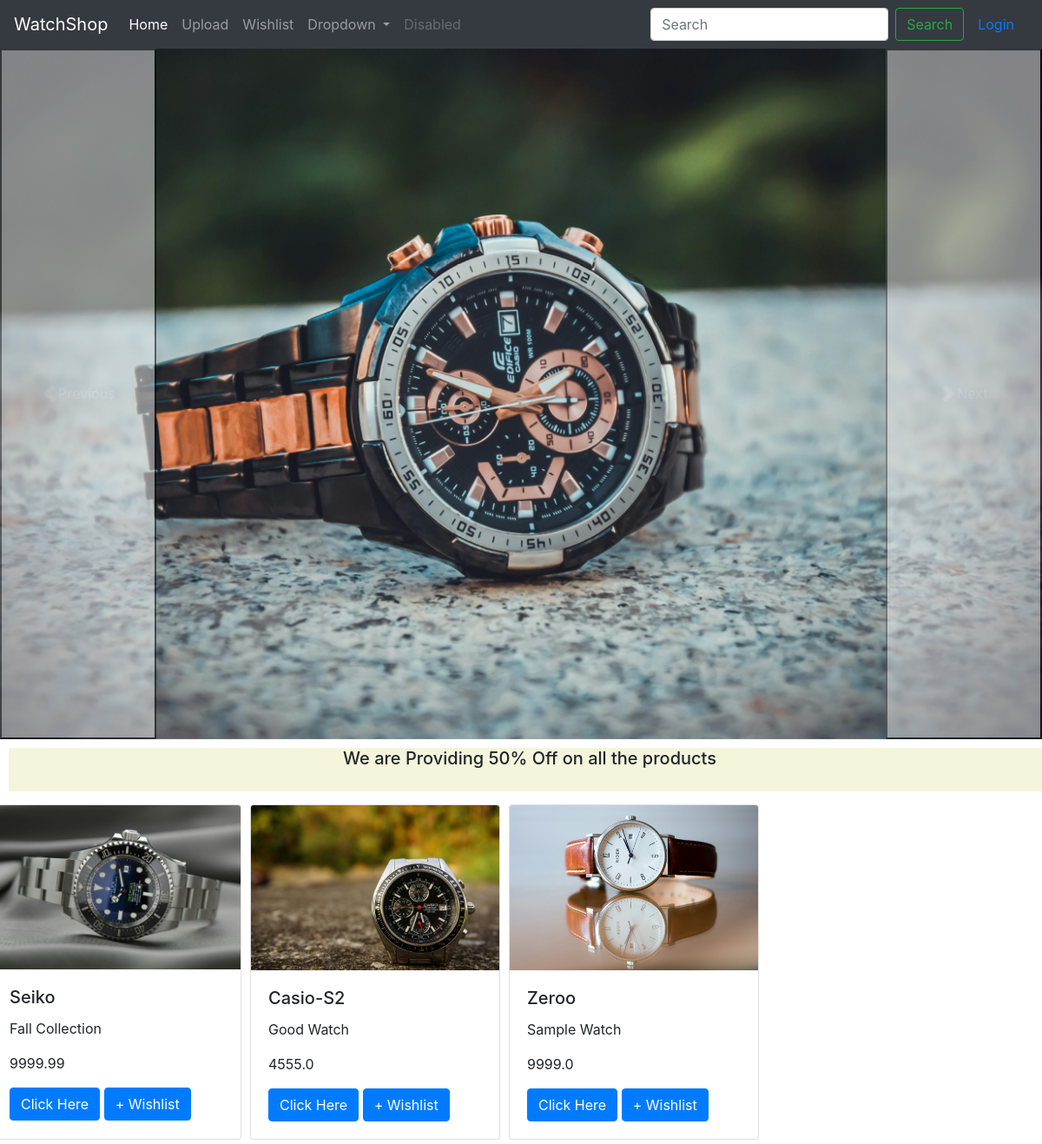
The app's page /, older data.
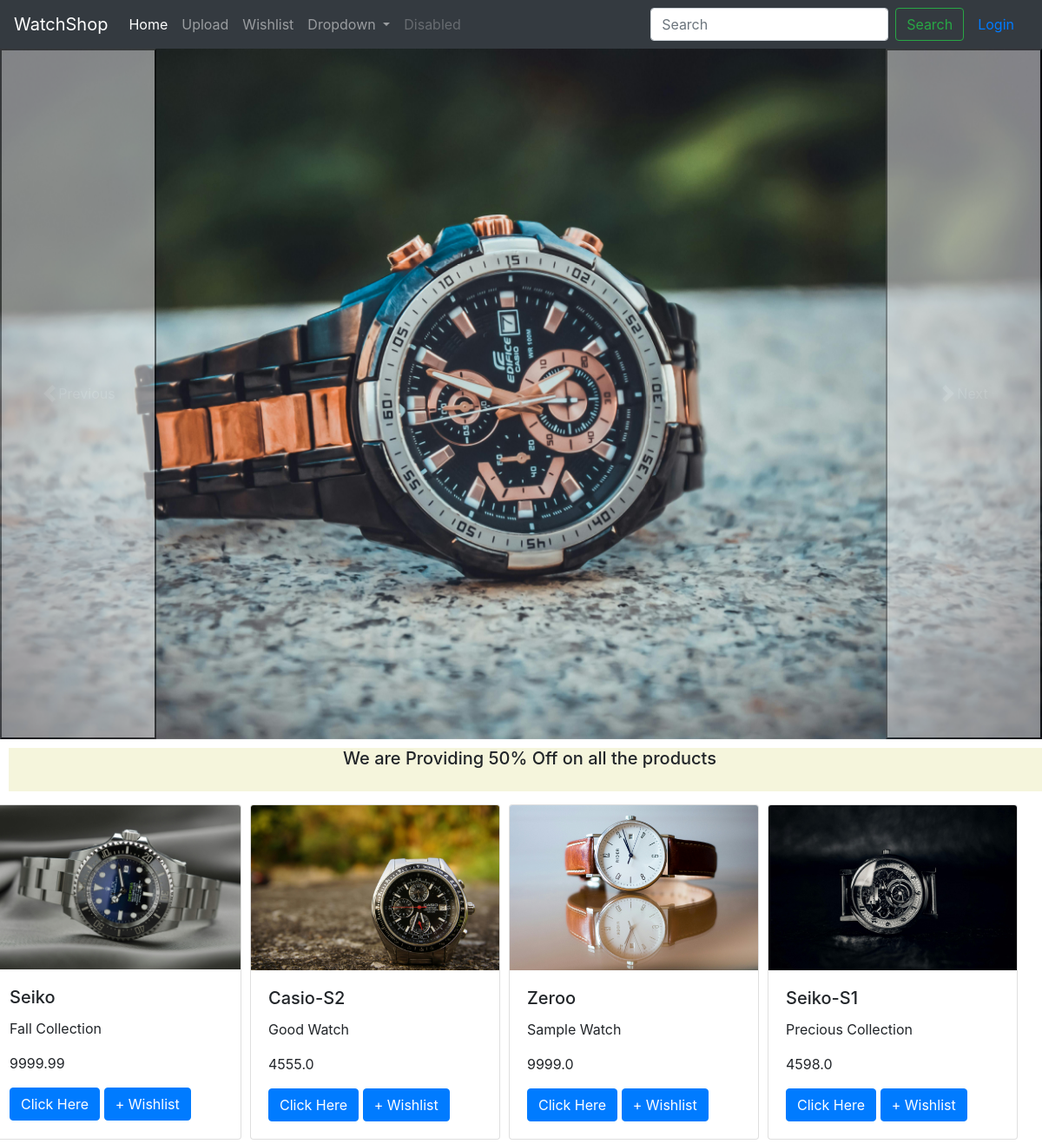
The same page, newer data.
### homepage/models.py (models this page shows)
class WatchesUploads(models.Model):
    name = models.CharField(max_length = 100)
    description = models.TextField()
    price = models.FloatField()
    image = models.ImageField(upload_to='watches_images/')
    updated = models.DateTimeField(auto_now=True)
    created = models.DateTimeField(auto_now_add=True)

### homepage/views.py (the view)
# urls.py: path('', Home , name ="home"),
def Home(request):
    watches = WatchesUploads.objects.all()
    context = {'watches_t': watches}
    return render(request, 'home.html', context)

### templates/home.html (shortened to what this page needs)
{% extends 'main.html' %} {% block body_block %} {% load static %}
<div
  id="carouselExampleControls"
  class="carousel slide"
  data-bs-ride="carousel"
>
  <div class="carousel-inner">
    <div class="carousel-item active">
      <img
        class="d-block w-100"
        src="{%static '/homepage/images/Sample1.jpg' %}"
        alt="Sample1"
      />
    </div>
  </div>
  <button
    class="carousel-control-prev"
    type="button"
    data-bs-target="#carouselExampleControls"
    data-bs-slide="prev"
  >
    <span class="carousel-control-prev-icon" aria-hidden="true"></span>
    <span class="visually-hidden">Previous</span>
  </button>
  <button
    class="carousel-control-next"
    type="button"
    data-bs-target="#carouselExampleControls"
    data-bs-slide="next"
  >
    <span class="carousel-control-next-icon" aria-hidden="true"></span>
    <span class="visually-hidden">Next</span>
  </button>
</div>
<div
  style="
    background-color: beige;
    width: 100%;
    text-align: center;
    height: 50px;
    margin: 10px;
  "
>
  <h5>We are Providing 50% Off on all the products</h5>
</div>
<div class="row">
  {% for w_item in watches_t %}
  <div class="card" style="width: 18rem; margin: 5px">
    <img src="{{w_item.image.url}}" class="card-img-top" alt="..." />
    <div class="card-body">
      <h5 class="card-title">{{w_item.name}}</h5>
      <p class="card-text">{{w_item.description}}</p>
      <p class="card-text">{{w_item.price}}</p>
      <a href="{% url 'product' id=w_item.id %}" class="btn btn-primary">Click Here</a>
      <a href="{% url 'addtowish' id=w_item.id %}" class="btn btn-primary">+ Wishlist</a>
    </div>
  </div>
  {% endfor %}
</div>
{% endblock %}

Row changes from the older to the newer data that the page shows:
added WatchesUploads: image (picture), name "Seiko-S1", description "Precious Collection", price "4598.0"
